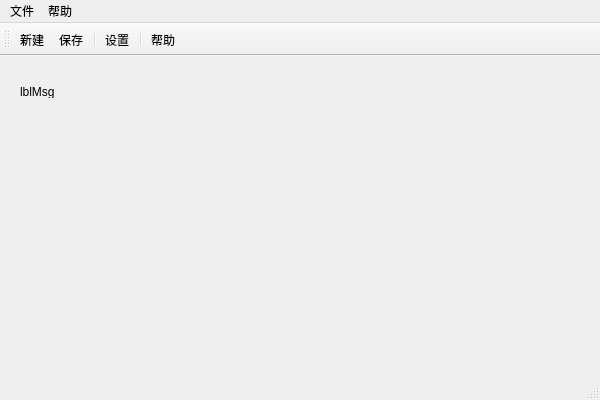
<?xml version="1.0" encoding="UTF-8"?>
<ui version="4.0">
 <class>TTest10_1AClass</class>
 <widget class="QMainWindow" name="TTest10_1AClass">
  <property name="geometry">
   <rect>
    <x>0</x>
    <y>0</y>
    <width>600</width>
    <height>400</height>
   </rect>
  </property>
  <property name="windowTitle">
   <string>TTest10_1A</string>
  </property>
  <widget class="QWidget" name="centralWidget">
   <widget class="QLabel" name="lblMsg">
    <property name="geometry">
     <rect>
      <x>20</x>
      <y>30</y>
      <width>54</width>
      <height>12</height>
     </rect>
    </property>
    <property name="text">
     <string>lblMsg</string>
    </property>
   </widget>
  </widget>
  <widget class="QMenuBar" name="menuBar">
   <property name="geometry">
    <rect>
     <x>0</x>
     <y>0</y>
     <width>600</width>
     <height>23</height>
    </rect>
   </property>
   <widget class="QMenu" name="menu">
    <property name="title">
     <string>文件</string>
    </property>
    <addaction name="actionNew"/>
    <addaction name="actionSave"/>
   </widget>
   <widget class="QMenu" name="menu_2">
    <property name="title">
     <string>帮助</string>
    </property>
    <addaction name="actionHelp"/>
    <addaction name="actionSetting"/>
   </widget>
   <addaction name="menu"/>
   <addaction name="menu_2"/>
  </widget>
  <widget class="QToolBar" name="mainToolBar">
   <property name="iconSize">
    <size>
     <width>16</width>
     <height>16</height>
    </size>
   </property>
   <property name="toolButtonStyle">
    <enum>Qt::ToolButtonTextBesideIcon</enum>
   </property>
   <attribute name="toolBarArea">
    <enum>TopToolBarArea</enum>
   </attribute>
   <attribute name="toolBarBreak">
    <bool>false</bool>
   </attribute>
   <addaction name="actionNew"/>
   <addaction name="actionSave"/>
   <addaction name="separator"/>
   <addaction name="actionSetting"/>
   <addaction name="separator"/>
   <addaction name="actionHelp"/>
  </widget>
  <widget class="QStatusBar" name="statusBar"/>
  <action name="actionNew">
   <property name="icon">
    <iconset resource="TTest10_1A.qrc">
     <normaloff>:/TTest10_1A/Resources/new-file.png</normaloff>:/TTest10_1A/Resources/new-file.png</iconset>
   </property>
   <property name="text">
    <string>新建</string>
   </property>
   <property name="toolTip">
    <string>新建</string>
   </property>
  </action>
  <action name="actionSave">
   <property name="icon">
    <iconset resource="TTest10_1A.qrc">
     <normaloff>:/TTest10_1A/Resources/save.png</normaloff>:/TTest10_1A/Resources/save.png</iconset>
   </property>
   <property name="text">
    <string>保存</string>
   </property>
   <property name="toolTip">
    <string>保存</string>
   </property>
  </action>
  <action name="actionSetting">
   <property name="icon">
    <iconset resource="TTest10_1A.qrc">
     <normaloff>:/TTest10_1A/Resources/setting.png</normaloff>:/TTest10_1A/Resources/setting.png</iconset>
   </property>
   <property name="text">
    <string>设置</string>
   </property>
   <property name="toolTip">
    <string>设置</string>
   </property>
  </action>
  <action name="actionHelp">
   <property name="icon">
    <iconset resource="TTest10_1A.qrc">
     <normaloff>:/TTest10_1A/Resources/help.png</normaloff>:/TTest10_1A/Resources/help.png</iconset>
   </property>
   <property name="text">
    <string>帮助</string>
   </property>
   <property name="toolTip">
    <string>帮助</string>
   </property>
  </action>
 </widget>
 <layoutdefault spacing="6" margin="11"/>
 <resources>
  <include location="TTest10_1A.qrc"/>
 </resources>
 <connections/>
</ui>
